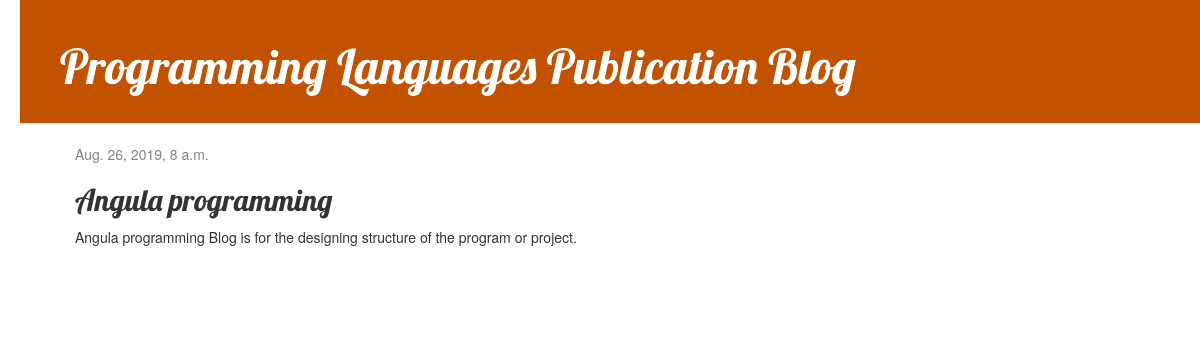
Page /post/6/ on the committed database.
### blog/models.py (models this page shows, shortened)
class Post(models. Model):
    author = models.ForeignKey(settings.AUTH_USER_MODEL, on_delete=models.CASCADE)
    title = models.CharField(max_length=200)
    text = models.TextField()
    created_date=models.DateTimeField(default=timezone.now())
    publish_date=models.DateTimeField(blank=True,null=True)

### blog/views.py (the view)
# urls.py: path('post/<int:pk>/',views.post_detail,name='post_detail'),
def post_detail(request,pk):
    post=get_object_or_404(Post,pk=pk)
    return render(request, 'blog/post_detail.html', {'post': post})

### blog/templates/blog/post_detail.html (shortened to what this page needs)
{% extends 'blog/base.html' %}
{% block content %}
    <div class="post">
        {% if post.publish_date %}
            <div class="date">
                {{ post.publish_date }}
            </div>
        {% endif %}
        <h2>{{ post.title }}</h2>
        <p>{{ post.text|linebreaksbr }}</p>
    </div>
{% endblock %}

### blog/static/css/blog.css (style rules this page uses)
body { padding-left:20px; }
h1, h2, h3, h4 { font-family: 'Lobster', cursive; }
.date { color: #828282; }
.post { margin-bottom: 70px; }

### rows in the picture
Post: publish_date "Aug. 26, 2019, 8 a.m.", title "Angula programming", text "Angula programming Blog is for the designing structure of the program or project."
